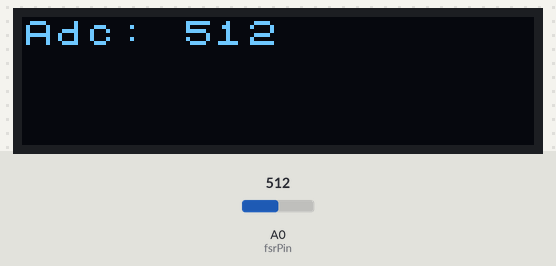
Bench run of a sketch on a simulated Arduino Uno, built with avr-gcc and run on an emulated ATmega328P. On the bench: 128×32 one-colour display. Inputs (shaded band) come from the test bench; at power-on: A0 (fsrPin) = 512.

Above: at 1.9 s.
2.0 s: A0 (fsrPin) set to 716
At 3.0 s:
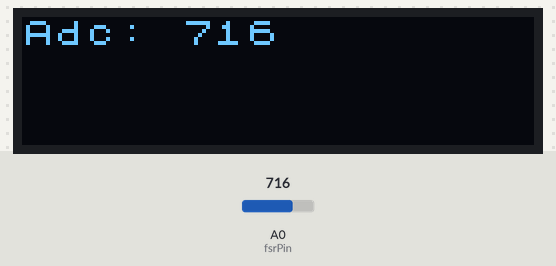
6.2 s: A0 (fsrPin) set to 900
At 7.2 s:
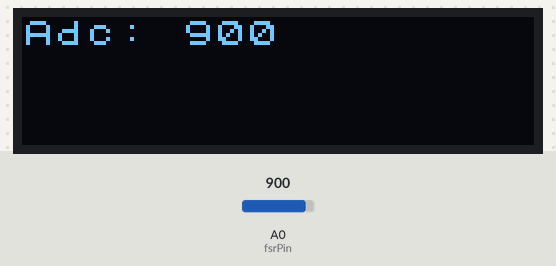
8.9 s: A0 (fsrPin) set to 1023
At 10.4 s:
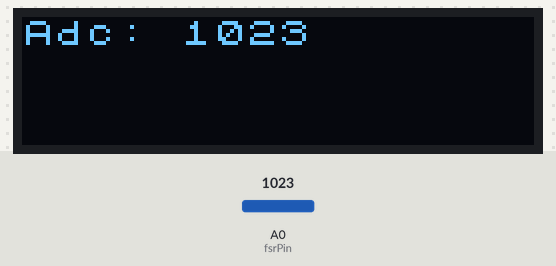
Timing chart, 0 to 11.9 s (numbered marks = the images above; inputs shaded):
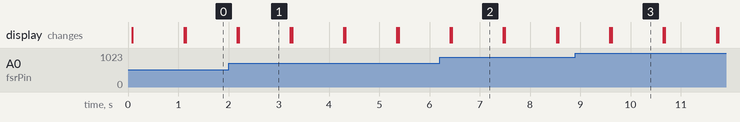

Measured:
- after the input at 2.0 s, the display: first differs from a run without the input after 0.21 s (image 1)
- after the input at 6.2 s, the display: first differs from a run without the input after 0.24 s (image 2)
- after the input at 8.9 s, the display: first differs from a run without the input after 0.72 s (image 3)
- what the display in image 1 shows lasts 1.0 s, from 2.2 s to 3.2 s

The sketch:

sketch_fsr420.ino
```cpp
#include <Arduino.h>
#include <U8x8lib.h>

int ii;
U8X8_SSD1306_128X32_UNIVISION_HW_I2C u8x8(/* reset=*/ U8X8_PIN_NONE);   // Adafruit ESP8266/32u4/ARM Boards + FeatherWing OLED


int fsrPin = 0;     // A0 接口
int fsrReading;
void setup(void) {
  u8x8.begin();
  u8x8.setPowerSave(0);
  u8x8.setFont(u8x8_font_chroma48medium8_r);
}
void loop(void) {
  u8x8.clearDisplay();
  fsrReading = analogRead(fsrPin);
  String ss=String("Adc: ")+fsrReading;

  u8x8.drawString(0,0, ss.c_str());
/*
  if (fsrReading < 10) {
    Serial.println(" - No pressure");
  } else if (fsrReading < 200) {
    Serial.println(" - Light touch");
  } else if (fsrReading < 500) {
    Serial.println(" - Light squeeze");
  } else if (fsrReading < 800) {
    Serial.println(" - Medium squeeze");
  } else {
    Serial.println(" - Big squeeze");
  }
*/
  delay(1000);
}
```
